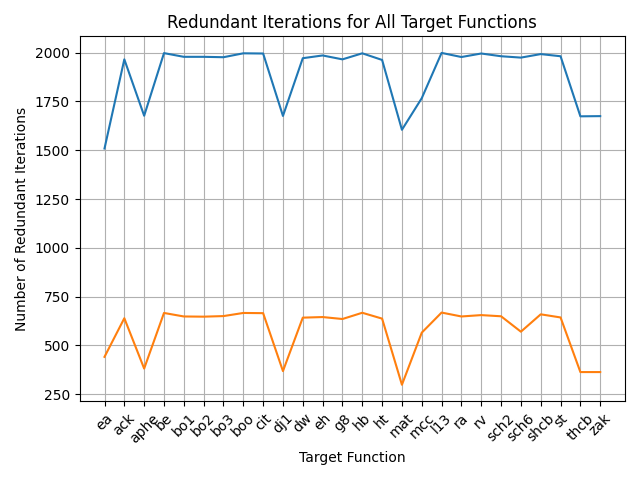

The script that saved this image:
# get the data from the old and new redundant iterations
# plot the graph
# save the graph

import matplotlib.pyplot as plt
import pandas as pd

# read data from old redundant_iterations.csv
old_data = pd.read_csv('obj2/old/redundant_iterations.csv')

# read data from new redundant_iterations.csv
new_data = pd.read_csv('obj2/new/redundant_iterations.csv')

target_functions = {
    "ea": -1,
    "ack": 0.0,
    "aphe": 0.0,
    "be": 4.163,
    "bo1": 0.0,
    "bo2": 0.0,
    "bo3": 0.0,
    "boo": 3.122,
    "cit": -2.062,
    "dj1": 0.0,
    "dw": -1.0,
    "eh": -126.423,
    "g8": 0.0,
    "hb": 2.248,
    "ht": -1618728691.846,
    "mat": 0.0,
    "mcc": -49.037,
    "l13": 4.655,
    "ra": 0.0,
    "rv": 1.092,
    "sch2": 0.0,
    "sch6": 0.0,
    "shcb": -1.031,
    "st": -78.332,
    "thcb": 0.0,
    "zak": 0.0
}

# plot the graph
plt.plot(old_data['Redundant Iterations'], label='Old')
plt.plot(new_data['Redundant Iterations'], label='New')
plt.xlabel('Target Function')
plt.ylabel('Number of Redundant Iterations')
plt.xticks(range(len(target_functions)), list(target_functions.keys()), rotation=45)
plt.title('Redundant Iterations for All Target Functions')
plt.grid(True)
plt.tight_layout()
plt.savefig('obj2/combined-graph.png')